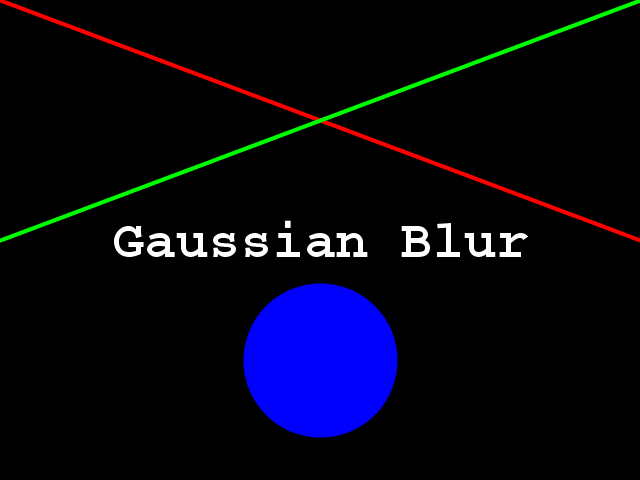
#> input picture data/gaussian-original.png, 640 x 480 px
$ jupyter execute --allow-errors '5-Blurring Images.ipynb'   (shell and % lines are left out)
#> lines starting #> are read from the running program, lines starting #| are printed output that depends on the picture
# Blurring Images

Use skimage functions to blur images.\
Where is blurring used?
- to remove noise from an image and concentrate on signal
- to compare specific areas in multiple images
- when edges are not really important, you can blur them out
\
The blurring effect averages out rapid changes in pixel intensity. A blur is a very common operation we need to perform before other tasks such as thresholding. There are several different blurring functions in the skimage.filters module. \
Focus in this notebook is on the **Gaussian blur**.

## Filters
In the day-to-day, macroscopic world, we have physical filters which separate out objects by size. A filter with small holes allows only small objects through, leaving larger objects behind. This is a good analogy for image filters. A high-pass filter will retain the smaller details in an image, filtering out the larger ones. A low-pass filter retains the larger features, analogous to what’s left behind by a physical filter mesh. High- and low-pass, here, refer to high and low spatial frequencies in the image. Details associated with high spatial frequencies are small, a lot of these features would fit across an image. Features associated with low spatial frequencies are large - maybe a couple of big features per image.

## Blurring
Blurring is to make something less clear or distinct. This could be interpreted quite broadly in the context of image analysis - anything that reduces or distorts the detail of an image might apply. Applying a low pass filter, which removes detail occurring at high spatial frequencies, is perceived as a blurring effect. A Gaussian blur is a filter that makes use of a Gaussian kernel.

## Kernels

A kernel can be used to implement a filter on an image. A kernel, in this context, is a small matrix which is combined with the image using a mathematical technique: convolution. Different sizes, shapes and contents of kernel produce different effects. The kernel can be thought of as a little image in itself, and will favour features of a similar size and shape in the main image. On convolution with an image, a big, blobby kernel will retain big, blobby, low spatial frequency features.

[cell 1]
#import libraries
import skimage.io as skio
import matplotlib.pyplot as plt
import skimage.filters
import numpy as np

[cell 2]
image = skio.imread("data/gaussian-original.png")
#> image is the input picture: shape (480, 640, 3); mean R, G, B 5.9, 5.9, 19.1
plt.subplots()
plt.imshow(image)

[cell 3]
sigma = 3.0
blurred_image = skimage.filters.gaussian(image, sigma=(sigma, sigma), truncate=3.5, channel_axis=2)
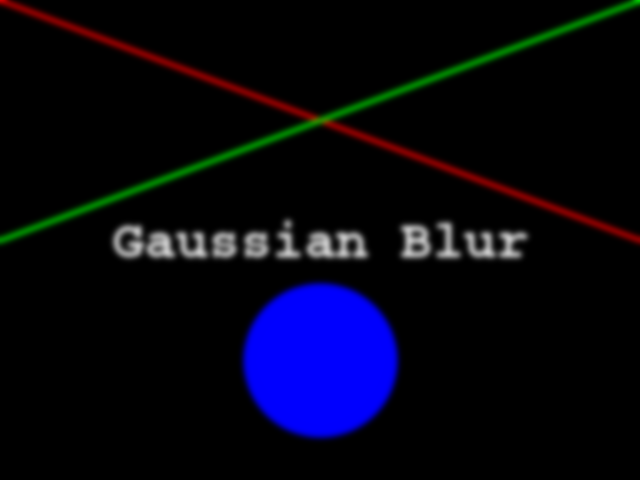
#> blurred_image: shape (480, 640, 3) float64; mean R, G, B 0.0232, 0.0233, 0.0749
# truncate- how large is this going to be
# size of kernel depends on sigma and truncate
# size of kernel = sigma * truncate * 2
# the gaussian filter can be applied to images of any dimensionality
# channel_axis -> do not smoot across RBG channels, do it seperately for me

[cell 4]
plt.subplots()
plt.imshow(blurred_image)

[cell 5]
# channel_axis if False then it blurs across channel
blurred = skimage.filters.gaussian(image, sigma=(sigma, sigma), truncate=3.5, channel_axis=False)
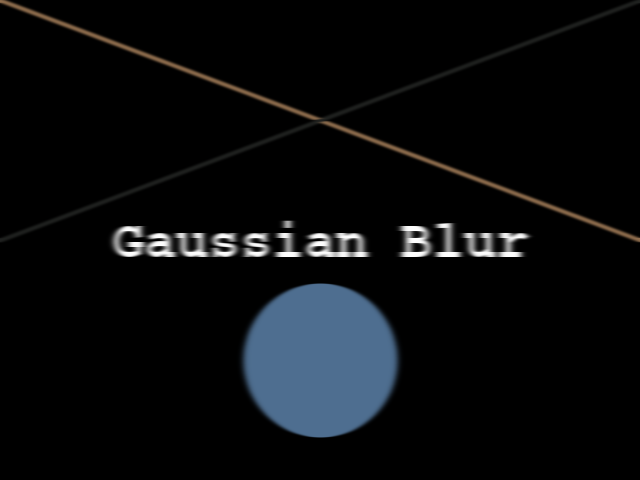
#> blurred: shape (480, 640, 3) float64; mean R, G, B 0.0391, 0.0456, 0.0525
plt.subplots()
plt.imshow(blurred)

[cell 6]
# larger sigma value
sigma = 10.0
blurred = skimage.filters.gaussian(image, sigma=(sigma, sigma), truncate=3.5, channel_axis=2)
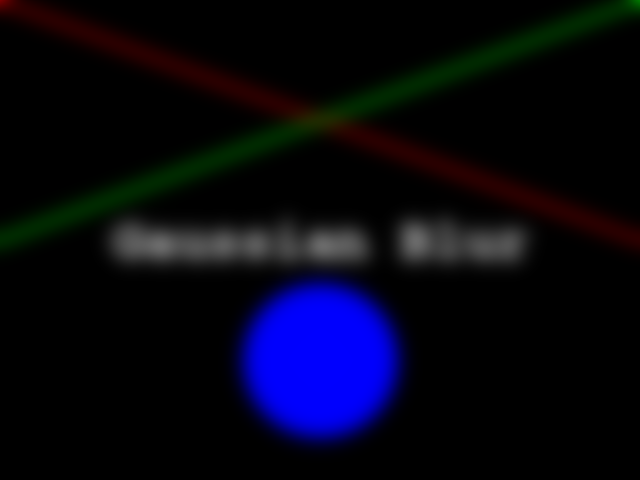
#> blurred: shape (480, 640, 3) float64; mean R, G, B 0.0231, 0.0232, 0.0749
# size of the kernel obviously becomes bigger
# anticipated result is that it will be more blurred
plt.subplots()
plt.imshow(blurred)
#actual result is that the image is much more blurred

[cell 7]
# smaller sigma value
sigma = 1.0
blurred = skimage.filters.gaussian(image, sigma=(sigma, sigma), truncate=3.5, channel_axis=2)
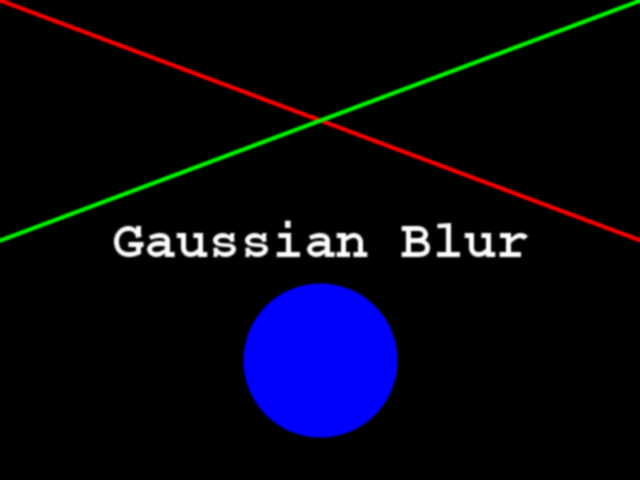
#> blurred: shape (480, 640, 3) float64; mean R, G, B 0.0232, 0.0233, 0.0749
# size of the kernel obviously becomes smaller
# anticipated result is that it will be less blurred (sharper)
plt.subplots()
plt.imshow(blurred)
#actual result is that the image is much less blurred

[cell 8]
# larger sigma value + higher truncate values
sigma = 10.0
blurred = skimage.filters.gaussian(image, sigma=(sigma, sigma), truncate=10.0, channel_axis=2)
# size of the kernel obviously becomes bigger
# anticipated result is that it will be more blurred
plt.subplots()
plt.imshow(blurred)
#actual result is that the image is same as one with larger sigma

#> (a cell that did not finish here is left out)

[cell 10]
# larger x-sigma value, smaller y-sigma value
blurred = skimage.filters.gaussian(image, sigma=(5.0, 1.0), truncate=3.5, channel_axis=2)
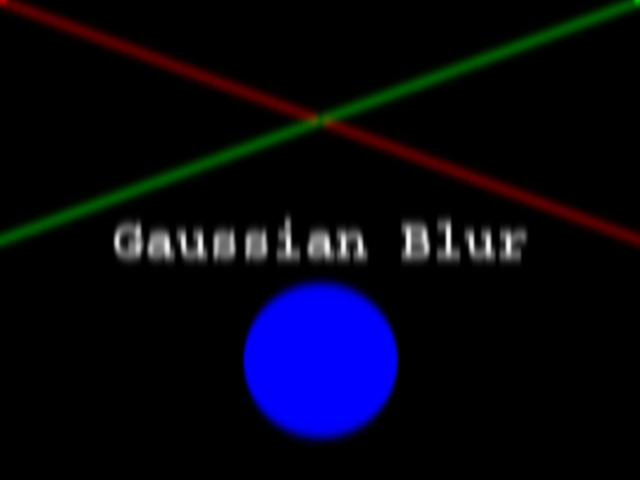
#> blurred: shape (480, 640, 3) float64; mean R, G, B 0.0232, 0.0232, 0.0749
# anticipated result is that image will be more blurred in x direction than in y direction
plt.subplots()
plt.imshow(blurred)
#actual result is that the image is more blurred in x direction than y direction

[cell 11]
# larger y-sigma value, smaller x-sigma value
blurred = skimage.filters.gaussian(image, sigma=(1.0, 5.0), truncate=3.5, channel_axis=2)
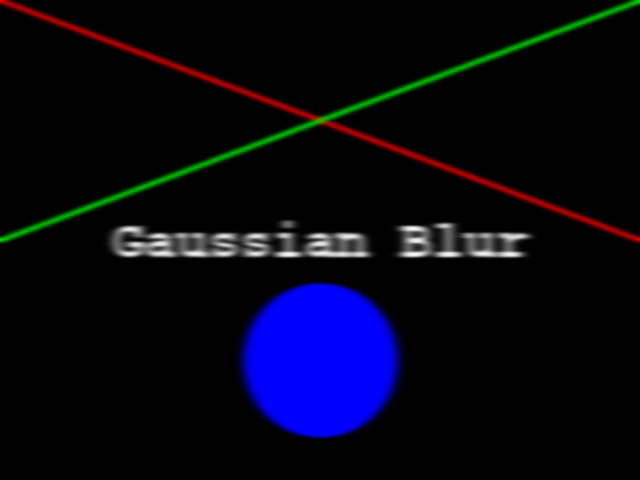
#> blurred: shape (480, 640, 3) float64; mean R, G, B 0.0232, 0.0233, 0.0749
# anticipated result is that it will be more blurred in y direction than x direction
plt.subplots()
plt.imshow(blurred)
#actual result is that the image is more blurred in y direction than x direction
